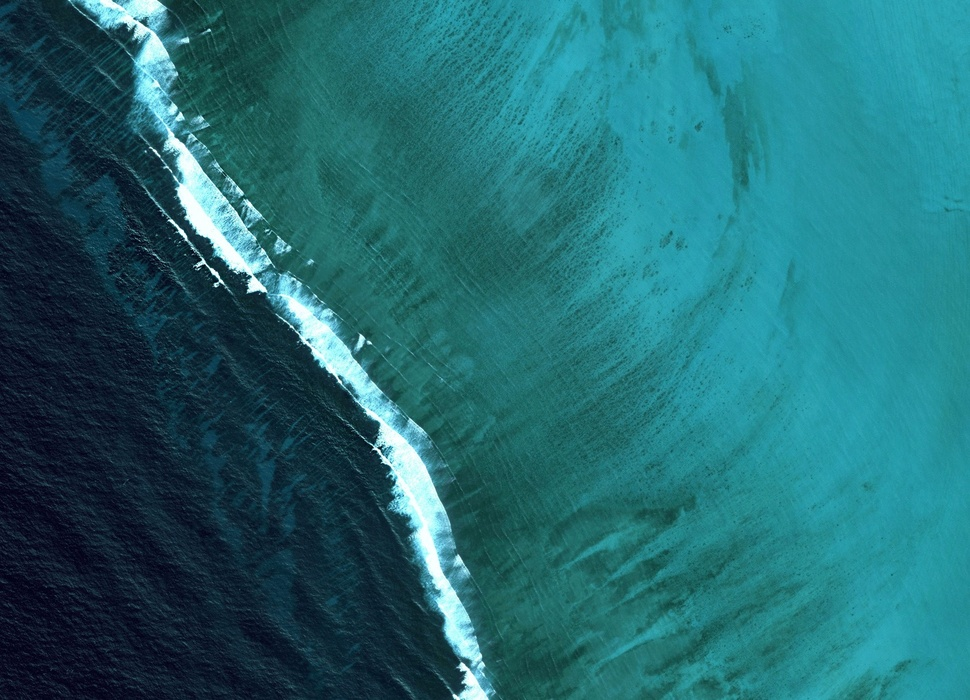
#> input picture matplotlib-numpy/image.jpg, 970 x 700 px
$ python RGBtoGRAY.py
#> lines starting #> are read from the running program, lines starting #| are printed output that depends on the picture
import numpy as np
import matplotlib.pyplot as plt
import matplotlib.image as mpimg

def rgb2gray(rgb):
    return np.dot(rgb[...,:3], [0.299, 0.587, 0.114])

img = mpimg.imread('image.jpg')
#> img is the input picture: shape (700, 970, 3); mean R, G, B 34.1, 105.4, 113.4
gray = rgb2gray(img)
#> in rgb2gray, `return np.dot(rgb[...,:3], [0.299, 0.587, 0.114])`:
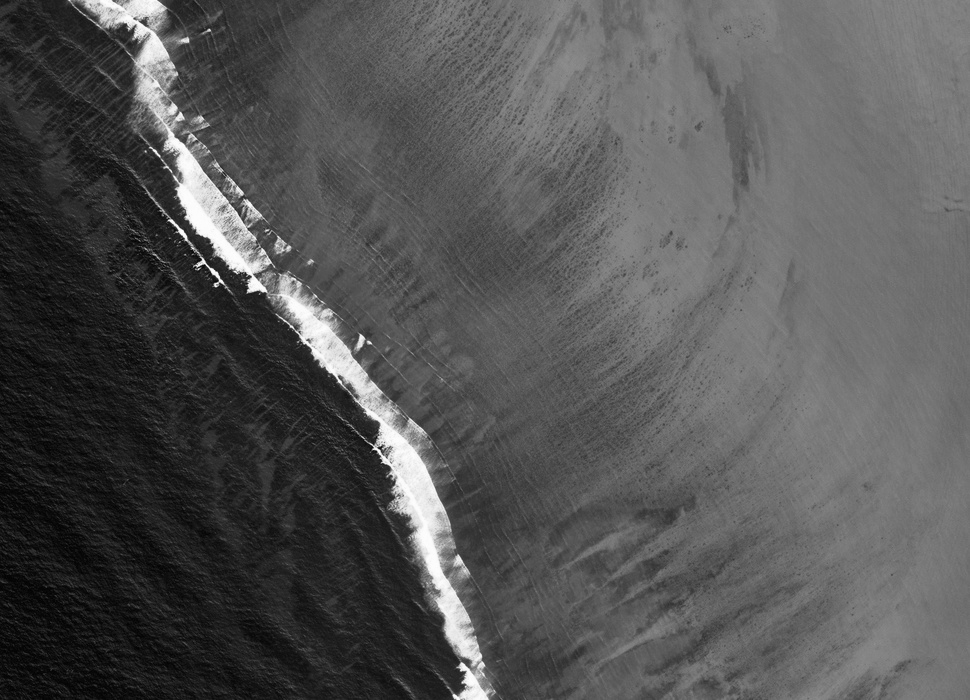
#> returned value: shape (700, 970) float64; min 2.17, max 255, mean 85
plt.axis('off')
plt.imshow(gray, cmap = plt.get_cmap('gray'))
plt.savefig("RGBtoGray.png", bbox_inches='tight', transparent=True, pad_inches=0, dpi=720)
plt.show()
